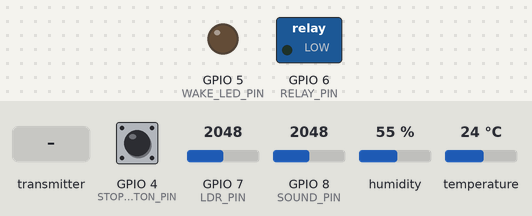
The program below on a simulated ESP32-S3. Parts: switched loads named in the program (green lamp = pin HIGH), output pins drawn as LEDs (lit = HIGH). The inputs (shaded band) are chosen by the test bench; at power-on: GPIO 4 (STOP_BUTTON_PIN) HIGH, GPIO 7 (LDR_PIN) = 2048, GPIO 8 (SOUND_PIN) = 2048, humidity 55 %, temperature 24 °C. WiFi joins after 1.5 s; servers stay silent unless stated; random numbers use the default seed unless the program sets one; no MQTT or app messages arrive unless stated; what the program prints to the serial monitor is not drawn.

Above: at 2.4 s.
2.5 s: the transmitter starts sending hr = 0
6.0 s: GPIO 4 (STOP_BUTTON_PIN) pulled LOW for 0.15 s
7.6 s: the transmitter starts sending on_bed = 1
12.0 s: the transmitter starts sending accel = 25
At 16.7 s:
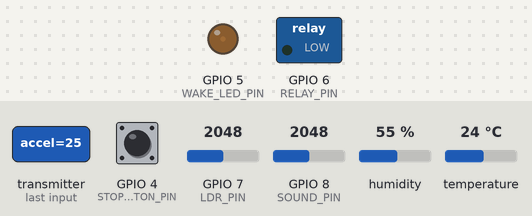
18.0 s: GPIO 4 (STOP_BUTTON_PIN) pulled LOW for 1 s
At 24.4 s:
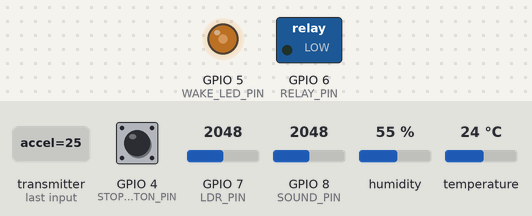
25.0 s: GPIO 4 (STOP_BUTTON_PIN) pulled LOW for 3.2 s
At 34.5 s:
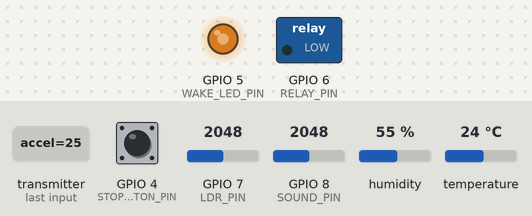
Timing chart, 0 to 37.4 s (numbered marks = the images above; inputs shaded):
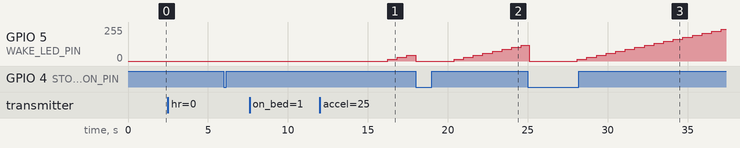

Measured:
- after the input at 2.5 s, every drawn part: stays the same
- after the input at 6.0 s, every drawn part: stays the same
- after the input at 7.6 s, every drawn part: stays the same
- after the input at 12.0 s, GPIO 5 (WAKE_LED_PIN): 0/255 → 15/255 after 4.2 s, → 30/255 0.60 s later, → 45/255 0.60 s later

The program:

main.cpp
```cpp
#include <Arduino.h>
#include <WiFi.h>
#include <esp_now.h>
#include <PubSubClient.h>
#include <ArduinoJson.h>
#include <DHT.h>

// ==========================================
// 1. ตั้งค่า Wi-Fi & MQTT (สลับโหมด Wokwi / บอร์ดจริง ตรงนี้)
// ==========================================
#define USE_WOKWI_SIMULATION true  // <--- เปลี่ยนเป็น false เมื่อเอาโค้ดลงบอร์ดจริง!

#if USE_WOKWI_SIMULATION
  const char* WIFI_SSID = "Wokwi-GUEST";
  const char* WIFI_PASS = "";
#else
  const char* WIFI_SSID = "ใส่ชื่อ_WiFi_หอพักหรือมือถือ";
  const char* WIFI_PASS = "ใส่รหัสผ่าน_WiFi";
#endif

const char* MQTT_BROKER = "broker.hivemq.com";
const int   MQTT_PORT   = 1883;
const char* TOPIC_TELEMETRY = "smartsleep/wachiraw1tch/telemetry"; // ส่งค่าขึ้นเว็บ
const char* TOPIC_COMMAND   = "smartsleep/wachiraw1tch/command";   // รับคำสั่งจากเว็บ

// ==========================================
// 2. กำหนดขา Pin สำหรับต่อวงจรจริง (ESP32-S3)
// ==========================================
#define STOP_BUTTON_PIN 4   // KY-004 ปุ่มหยุดปลุก (ต่อขา Signal เข้า GPIO 4)
#define WAKE_LED_PIN    5   // KY-009 ไฟปลุก PWM (ต่อขา R หรือ S เข้า GPIO 5)
#define RELAY_PIN       6   // KY-019 รีเลย์พัดลม (ต่อขา IN เข้า GPIO 6)
#define LDR_PIN         7   // LDR วัดแสง (ESP32-S3 ต้องใช้ ADC1: GPIO 1-10 เท่านั้น ห้ามใช้ขา 34!)
#define SOUND_PIN       8   // KY-037 วัดเสียง (ต่อขา AO เข้า GPIO 8)
#define DHT_PIN         15  // KY-015 วัดอุณหภูมิ/ความชื้น (ต่อขา Signal เข้า GPIO 15)
#define DHT_TYPE        DHT11

DHT dht(DHT_PIN, DHT_TYPE);
WiFiClient espClient;
PubSubClient mqttClient(espClient);

// โครงสร้างข้อมูล
struct EnvData {
    float temp;
    float hum;
    int light;
    int noise;
};

struct NodeData {
    float hr;
    float spo2;
    float accel;
    bool on_bed;
};

QueueHandle_t envQueue;
QueueHandle_t nodeQueue;
SemaphoreHandle_t stopAlarmSemaphore;

volatile bool isAlarmActive = false;
volatile bool isFanOn = false;
volatile unsigned long lastEspNowRecv = 0;
String currentSleepStage = "DEEP_SLEEP";

// ==========================================
// ISR: กดปุ่มหยุดปลุกที่ตัวบอร์ด (Hardware Interrupt)
// ==========================================
void IRAM_ATTR onStopButtonPressed() {
    BaseType_t xHigherPriorityTaskWoken = pdFALSE;
    xSemaphoreGiveFromISR(stopAlarmSemaphore, &xHigherPriorityTaskWoken);
    if (xHigherPriorityTaskWoken) {
        portYIELD_FROM_ISR();
    }
}

// ==========================================
// Callback รับข้อมูลจริงจากบอร์ดลูกผ่าน ESP-NOW
// ==========================================
void OnEspNowDataRecv(const uint8_t * mac, const uint8_t *incomingData, int len) {
    if (len == sizeof(NodeData)) {
        NodeData recvNode;
        memcpy(&recvNode, incomingData, sizeof(NodeData));
        xQueueOverwriteFromISR(nodeQueue, &recvNode, NULL);
        lastEspNowRecv = millis();
    }
}

// ==========================================
// Callback รับคำสั่งกดปุ่มจากหน้าเว็บ Next.js ผ่าน MQTT
// ==========================================
void onMqttMessage(char* topic, byte* payload, unsigned int length) {
    JsonDocument doc;
    deserializeJson(doc, payload, length);

    if (doc["action"] == "STOP_ALARM") {
        Serial.println("[MQTT Cmd] สั่งปิดปลุกจากหน้าเว็บ!");
        xSemaphoreGive(stopAlarmSemaphore);
    }
    else if (doc["action"] == "TOGGLE_FAN") {
        isFanOn = doc["value"];
        digitalWrite(RELAY_PIN, isFanOn ? HIGH : LOW);
        Serial.printf("[MQTT Cmd] สั่งพัดลม: %s\n", isFanOn ? "ON" : "OFF");
    }
}

// ==========================================
// Task 1: อ่านเซนเซอร์สภาพแวดล้อมบน Gateway (Priority 5)
// ==========================================
void TaskReadEnvSensors(void *pvParameters) {
    EnvData env;
    dht.begin();
    for (;;) {
        float t = dht.readTemperature();
        float h = dht.readHumidity();

        // ถ้าต่อเซนเซอร์จริงและอ่านค่าได้ ให้ใช้ค่าจริง ถ้าไม่ได้ต่อให้ใช้ค่าจำลอง
        env.temp  = isnan(t) ? (24.5 + random(-5, 5) * 0.1) : t;
        env.hum   = isnan(h) ? 58.0 : h;
        env.light = map(analogRead(LDR_PIN), 0, 4095, 10, 300);
        env.noise = map(analogRead(SOUND_PIN), 0, 4095, 30, 75);

        xQueueOverwrite(envQueue, &env);
        vTaskDelay(pdMS_TO_TICKS(2000));
    }
}

// ==========================================
// Task 2: จัดการข้อมูล Node (รับจริง + Fallback จำลองเมื่อทดสอบเดี่ยว) (Priority 4)
// ==========================================
void TaskEspNowReceiver(void *pvParameters) {
    NodeData node;
    for (;;) {
        // ถ้าไม่มีสัญญาณ ESP-NOW จากบอร์ดลูกเกิน 5 วินาที ให้สร้างค่าจำลองขึ้นมาแทน
        if (millis() - lastEspNowRecv > 5000) {
            node.hr = random(56, 74);
            node.spo2 = 98.0;
            node.accel = random(1, 15) * 0.05;
            node.on_bed = true;
            xQueueOverwrite(nodeQueue, &node);
        }
        vTaskDelay(pdMS_TO_TICKS(2000));
    }
}

// ==========================================
// Task 3: ประมวลผล On-device AI แยกสถานะการนอน (Priority 3)
// ==========================================
void TaskAIProcessing(void *pvParameters) {
    EnvData env;
    NodeData node;
    for (;;) {
        if (xQueuePeek(envQueue, &env, 0) && xQueuePeek(nodeQueue, &node, 0)) {
            if (!node.on_bed) {
                currentSleepStage = "AWAKE";
            } else if (node.accel < 0.3 && node.hr < 65) {
                currentSleepStage = "DEEP_SLEEP";
                isFanOn = false;
                digitalWrite(RELAY_PIN, LOW);
            } else {
                currentSleepStage = "LIGHT_SLEEP";
                isAlarmActive = true;
            }
            Serial.printf("[AI] Stage: %s | HR: %.0f | Accel: %.2f\n",
                          currentSleepStage.c_str(), node.hr, node.accel);
        }
        vTaskDelay(pdMS_TO_TICKS(4000));
    }
}

// ==========================================
// Task 4: ควบคุมไฟปลุก PWM และปุ่มกดหยุด ISR (Priority 2)
// ==========================================
void TaskActuatorControl(void *pvParameters) {
    int pwmBrightness = 0;
    for (;;) {
        if (xSemaphoreTake(stopAlarmSemaphore, pdMS_TO_TICKS(100)) == pdTRUE) {
            Serial.println("[Actuator] หยุดการปลุกและปิดไฟ LED!");
            isAlarmActive = false;
            pwmBrightness = 0;
            analogWrite(WAKE_LED_PIN, 0);
        }

        if (isAlarmActive && pwmBrightness < 255) {
            pwmBrightness = min(255, pwmBrightness + 15);
            analogWrite(WAKE_LED_PIN, pwmBrightness);
        }
        vTaskDelay(pdMS_TO_TICKS(500));
    }
}

// ==========================================
// Task 5: ส่งข้อมูลขึ้น Web Dashboard ผ่าน MQTT (Priority 1)
// ==========================================
void TaskCloudPublish(void *pvParameters) {
    WiFi.mode(WIFI_AP_STA); // เปิดทั้งโหมดรับ ESP-NOW และต่อ Wi-Fi บ้านพร้อมกัน
    WiFi.begin(WIFI_SSID, WIFI_PASS);
    Serial.print("[WiFi] Connecting");
    while (WiFi.status() != WL_CONNECTED) {
        vTaskDelay(pdMS_TO_TICKS(500));
        Serial.print(".");
    }
    Serial.println("\n[WiFi] Connected!");

    if (esp_now_init() == ESP_OK) {
        esp_now_register_recv_cb(esp_now_recv_cb_t(OnEspNowDataRecv));
    }

    mqttClient.setServer(MQTT_BROKER, MQTT_PORT);
    mqttClient.setCallback(onMqttMessage);

    EnvData env;
    NodeData node;

    for (;;) {
        if (!mqttClient.connected()) {
            String clientId = "ESP32S3-Gateway-" + String(random(1000, 9999));
            if (mqttClient.connect(clientId.c_str())) {
                Serial.println("[MQTT] Connected to HiveMQ Broker!");
                mqttClient.subscribe(TOPIC_COMMAND);
            }
        }
        mqttClient.loop();

        if (xQueuePeek(envQueue, &env, 0) && xQueuePeek(nodeQueue, &node, 0)) {
            JsonDocument doc;
            doc["sleepStage"] = currentSleepStage;
            doc["hr"]         = (int)node.hr;
            doc["spo2"]       = (int)node.spo2;
            doc["movement"]   = serialized(String(node.accel, 2));
            doc["onBed"]      = node.on_bed;
            doc["temp"]       = serialized(String(env.temp, 1));
            doc["humidity"]   = (int)env.hum;
            doc["light"]      = env.light;
            doc["noise"]      = env.noise;
            doc["pwmOn"]      = isAlarmActive;
            doc["fanOn"]      = isFanOn;

            char buffer[256];
            serializeJson(doc, buffer);
            mqttClient.publish(TOPIC_TELEMETRY, buffer);
            Serial.printf("[MQTT Sent] %s\n", buffer);
        }
        vTaskDelay(pdMS_TO_TICKS(3000));
    }
}

void setup() {
    Serial.begin(115200);
    pinMode(STOP_BUTTON_PIN, INPUT_PULLUP);
    pinMode(WAKE_LED_PIN, OUTPUT);
    pinMode(RELAY_PIN, OUTPUT);

    envQueue = xQueueCreate(1, sizeof(EnvData));
    nodeQueue = xQueueCreate(1, sizeof(NodeData));
    stopAlarmSemaphore = xSemaphoreCreateBinary();

    attachInterrupt(digitalPinToInterrupt(STOP_BUTTON_PIN), onStopButtonPressed, FALLING);

    xTaskCreate(TaskReadEnvSensors,  "EnvTask",      3072, NULL, 5, NULL);
    xTaskCreate(TaskEspNowReceiver,  "EspNowTask",   2048, NULL, 4, NULL);
    xTaskCreate(TaskAIProcessing,    "AITask",       3072, NULL, 3, NULL);
    xTaskCreate(TaskActuatorControl, "ActuatorTask", 2048, NULL, 2, NULL);
    xTaskCreate(TaskCloudPublish,    "CloudTask",    6144, NULL, 1, NULL);
}

void loop() {}
```
